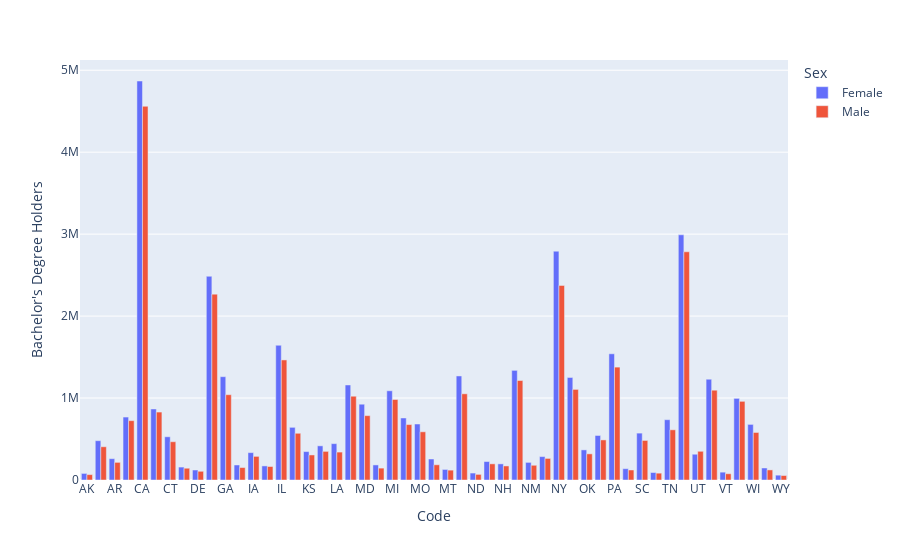

Notebook code for this chart:
### Code cell
fig2 = px.bar(data2, x="Code", y=varname, 
             color="Sex", barmode="group")
fig

### Figure 1 — Plotly figure (JSON) as saved in the notebook; plotly's stock layout.template omitted (floating-point values rounded to 4 significant figures)
{"data": [{"alignmentgroup": "True", "hovertemplate": "Sex=Female<br>Code=%{x}<br>Bachelor's Degree Holders=%{y}<extra></extra>", "legendgroup": "Female", "marker": {"color": "#636efa", "pattern": {"shape": ""}}, "name": "Female", "offsetgroup": "Female", "orientation": "v", "showlegend": true, "textposition": "auto", "type": "bar", "x": ["AK", "AL", "AR", "AZ", "CA", "CO", "CT", "DC", "DE", "FL", "GA", "HI", "IA", "ID", "IL", "IN", "KS", "KY", "LA", "MA", "MD", "ME", "MI", "MN", "MO", "MS", "MT", "NC", "ND", "NE", "NH", "NJ", "NM", "NV", "NY", "OH", "OK", "OR", "PA", "RI", "SC", "SD", "TN", "TX", "UT", "VA", "VT", "WA", "WI", "WV", "WY"], "xaxis": "x", "y": [80337, 479739, 260083, 768069, 4868520, 866670, 527498, 157755, 121955, 2485802, 1260695, 183260, 333945, 171981, 1644007, 642726, 346778, 416753, 443613, 1159484, 924812, 183860, 1088603, 756924, 683142, 256156, 128799, 1269455, 84859, 225303, 196786, 1337937, 214918, 285533, 2791891, 1251083, 367407, 543236, 1539961, 138185, 571996, 91290, 735789, 2991987, 314384, 1229515, 95727, 995862, 678458, 146635, 59074], "yaxis": "y"}, {"alignmentgroup": "True", "hovertemplate": "Sex=Male<br>Code=%{x}<br>Bachelor's Degree Holders=%{y}<extra></extra>", "legendgroup": "Male", "marker": {"color": "#EF553B", "pattern": {"shape": ""}}, "name": "Male", "offsetgroup": "Male", "orientation": "v", "showlegend": true, "textposition": "auto", "type": "bar", "x": ["AK", "AL", "AR", "AZ", "CA", "CO", "CT", "DC", "DE", "FL", "GA", "HI", "IA", "ID", "IL", "IN", "KS", "KY", "LA", "MA", "MD", "ME", "MI", "MN", "MO", "MS", "MT", "NC", "ND", "NE", "NH", "NJ", "NM", "NV", "NY", "OH", "OK", "OR", "PA", "RI", "SC", "SD", "TN", "TX", "UT", "VA", "VT", "WA", "WI", "WV", "WY"], "xaxis": "x", "y": [65820, 405618, 215284, 724089, 4559964, 828932, 467050, 143674, 106244, 2267835, 1040873, 151949, 288308, 164674, 1464965, 570100, 305711, 349170, 340662, 1022259, 785418, 145139, 982192, 676302, 588139, 185595, 120349, 1051730, 68538, 197284, 171451, 1213828, 179680, 263386, 2374327, 1105502, 319102, 489080, 1377441, 122090, 482563, 83494, 612435, 2784546, 350277, 1095555, 76545, 959770, 579921, 123071, 54483], "yaxis": "y"}], "layout": {"autosize": true, "barmode": "group", "legend": {"title": {"text": "Sex"}, "tracegroupgap": 0}, "margin": {"t": 60}, "xaxis": {"anchor": "y", "autorange": true, "domain": [0, 1], "range": [-0.5, 50.5], "title": {"text": "Code"}, "type": "category"}, "yaxis": {"anchor": "x", "autorange": true, "domain": [0, 1], "range": [0, 5125000.0], "title": {"text": "Bachelor's Degree Holders"}, "type": "linear"}}}
